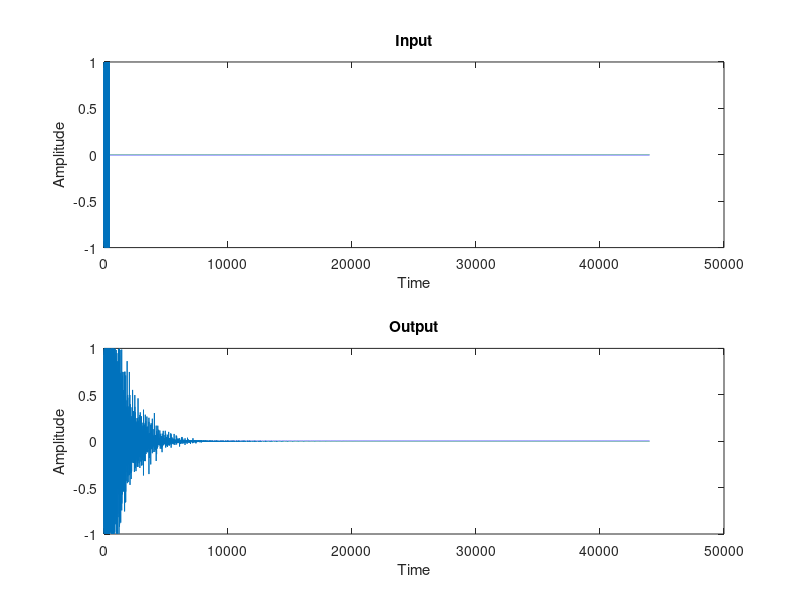

Write MATLAB code to recreate this figure.
% drum.m
% generate drum signals using Karplus-Strong algorithm.
clear all
close all
clc
L = 440;        % buffer length
alpha=0.5;
t=(1:100:10*440000);

x = [sin(9/2*pi*t(1:L)/L), zeros(1,length(t)-L)];
subplot(2,1,1)
plot(x);xlabel('Time');ylabel('Amplitude');
title('Input')
for i = L+1:length(t),
  x(i)=alpha*x(i-L)+alpha*sign(sin(sinh(100*x(i-L))))*x(i-L+1);
end
w2 = x(1:length(t))*0.999;
subplot(2,1,2)
plot(x);xlabel('Time');ylabel('Amplitude');
title('Output')